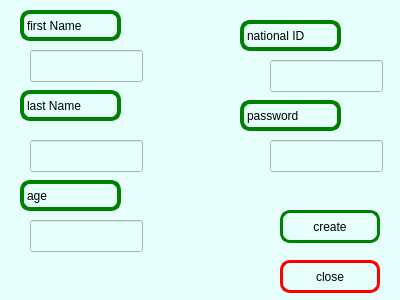
<?xml version="1.0" encoding="UTF-8"?>
<ui version="4.0">
 <class>NewCustomerWindow</class>
 <widget class="QDialog" name="NewCustomerWindow">
  <property name="geometry">
   <rect>
    <x>0</x>
    <y>0</y>
    <width>400</width>
    <height>300</height>
   </rect>
  </property>
  <property name="windowTitle">
   <string>Dialog</string>
  </property>
  <property name="styleSheet">
   <string notr="true">background-color: rgb(230, 255, 252);
color: rgb(0, 0, 0);</string>
  </property>
  <widget class="QLabel" name="label">
   <property name="geometry">
    <rect>
     <x>20</x>
     <y>10</y>
     <width>101</width>
     <height>31</height>
    </rect>
   </property>
   <property name="styleSheet">
    <string notr="true">border-radius:10px;

color: rgb(0, 0, 0);
border:4px solid green;
f</string>
   </property>
   <property name="text">
    <string>first Name</string>
   </property>
  </widget>
  <widget class="QLabel" name="label_4">
   <property name="geometry">
    <rect>
     <x>240</x>
     <y>100</y>
     <width>101</width>
     <height>31</height>
    </rect>
   </property>
   <property name="styleSheet">
    <string notr="true">border-radius:10px;

color: rgb(0, 0, 0);
border:4px solid green;
f</string>
   </property>
   <property name="text">
    <string>password</string>
   </property>
  </widget>
  <widget class="QLineEdit" name="ageEdit">
   <property name="geometry">
    <rect>
     <x>30</x>
     <y>220</y>
     <width>113</width>
     <height>32</height>
    </rect>
   </property>
  </widget>
  <widget class="QLabel" name="label_2">
   <property name="geometry">
    <rect>
     <x>240</x>
     <y>20</y>
     <width>101</width>
     <height>31</height>
    </rect>
   </property>
   <property name="styleSheet">
    <string notr="true">border-radius:10px;

color: rgb(0, 0, 0);
border:4px solid green;
f</string>
   </property>
   <property name="text">
    <string>national ID</string>
   </property>
  </widget>
  <widget class="QPushButton" name="closeButton">
   <property name="geometry">
    <rect>
     <x>280</x>
     <y>260</y>
     <width>100</width>
     <height>33</height>
    </rect>
   </property>
   <property name="styleSheet">
    <string notr="true">border-radius:10px;

color: rgb(0, 0, 0);
border:3px solid red;
f</string>
   </property>
   <property name="text">
    <string>close</string>
   </property>
  </widget>
  <widget class="QPushButton" name="createButton">
   <property name="geometry">
    <rect>
     <x>280</x>
     <y>210</y>
     <width>100</width>
     <height>33</height>
    </rect>
   </property>
   <property name="styleSheet">
    <string notr="true">border-radius:10px;

color: rgb(0, 0, 0);
border:3px solid green;
f</string>
   </property>
   <property name="text">
    <string>create</string>
   </property>
  </widget>
  <widget class="QLabel" name="label_5">
   <property name="geometry">
    <rect>
     <x>20</x>
     <y>180</y>
     <width>101</width>
     <height>31</height>
    </rect>
   </property>
   <property name="styleSheet">
    <string notr="true">border-radius:10px;

color: rgb(0, 0, 0);
border:4px solid green;
f</string>
   </property>
   <property name="text">
    <string>age</string>
   </property>
  </widget>
  <widget class="QLineEdit" name="firstNameEdit">
   <property name="geometry">
    <rect>
     <x>30</x>
     <y>50</y>
     <width>113</width>
     <height>32</height>
    </rect>
   </property>
  </widget>
  <widget class="QLineEdit" name="passwordEdit">
   <property name="geometry">
    <rect>
     <x>270</x>
     <y>140</y>
     <width>113</width>
     <height>32</height>
    </rect>
   </property>
  </widget>
  <widget class="QLineEdit" name="lastNameEdit">
   <property name="geometry">
    <rect>
     <x>30</x>
     <y>140</y>
     <width>113</width>
     <height>32</height>
    </rect>
   </property>
  </widget>
  <widget class="QLineEdit" name="nationalCodeEdit">
   <property name="geometry">
    <rect>
     <x>270</x>
     <y>60</y>
     <width>113</width>
     <height>32</height>
    </rect>
   </property>
  </widget>
  <widget class="QLabel" name="label_3">
   <property name="geometry">
    <rect>
     <x>20</x>
     <y>90</y>
     <width>101</width>
     <height>31</height>
    </rect>
   </property>
   <property name="styleSheet">
    <string notr="true">border-radius:10px;

color: rgb(0, 0, 0);
border:4px solid green;
f</string>
   </property>
   <property name="text">
    <string>last Name</string>
   </property>
  </widget>
 </widget>
 <resources/>
 <connections/>
</ui>
